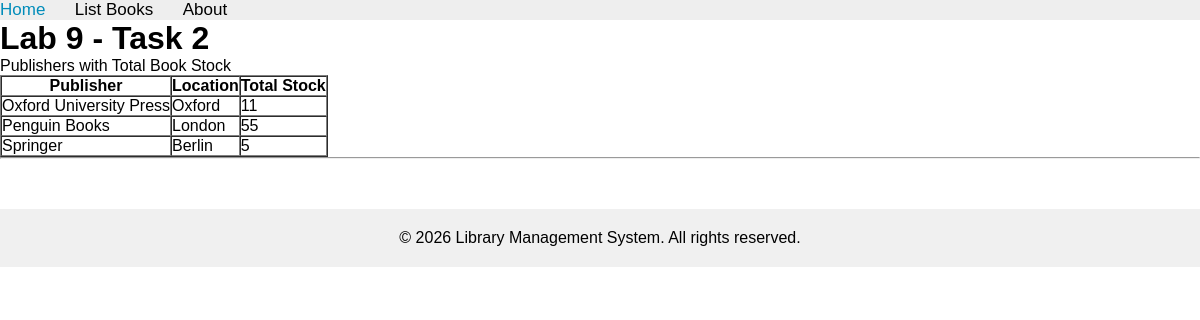
The page /books/lab9/task2 on the database its author committed.
### apps/bookmodule/models.py (models this page shows, shortened)
class Publisher(models.Model):
    name = models.CharField(max_length=200)
    location = models.CharField(max_length=300)

### apps/bookmodule/views.py (the view)
# urls.py: path('lab9/task2', views.lab9_task2, name="books.lab9_task2"),
def lab9_task2(request):
    publishers = Publisher.objects.annotate(total_stock=Sum('books__quantity')).order_by('name')
    return render(request, 'bookmodule/lab9_task2.html', {'publishers': publishers})

### apps/templates/bookmodule/lab9_task2.html (shortened to what this page needs)
{% extends "layouts/base.html" %}
{% block content %}
<h1>Lab 9 - Task 2</h1>
<p>Publishers with Total Book Stock</p>
{% if publishers %}
    <table border="1" cellpadding="8" cellspacing="0">
        <tr>
            <th>Publisher</th>
            <th>Location</th>
            <th>Total Stock</th>
        </tr>
        {% for pub in publishers %}
            <tr>
                <td>{{ pub.name }}</td>
                <td>{{ pub.location }}</td>
                <td>{{ pub.total_stock|default:0 }}</td>
            </tr>
        {% endfor %}
    </table>
{% else %}
    <p>No publishers found.</p>
{% endif %}
{% endblock content %}

### apps/static/main.css (style rules this page uses)
* { margin: 0; padding: 0; box-sizing: border-box; }
body { font-family: Arial, sans-serif; }

### rows shown on the page
Publisher: name "Oxford University Press", location "Oxford", total_stock "11"
Publisher: name "Penguin Books", location "London", total_stock "55"
Publisher: name "Springer", location "Berlin", total_stock "5"
